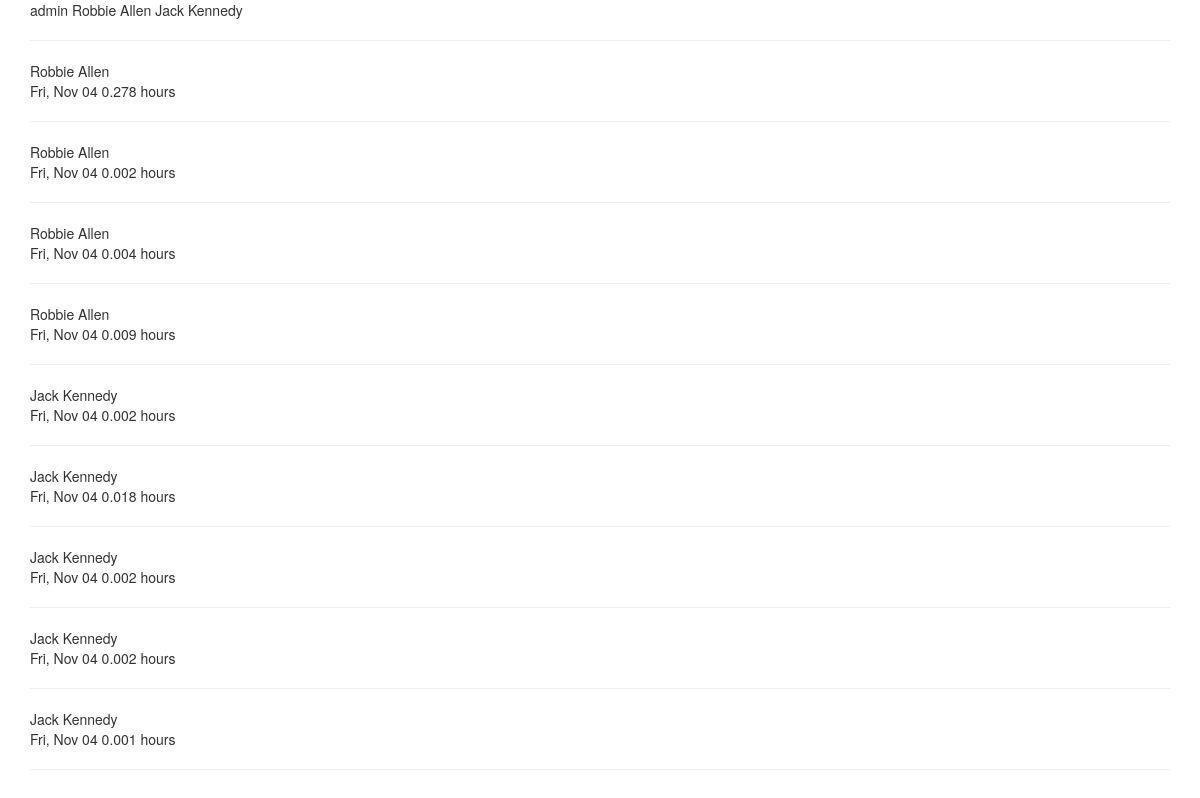
/accounts/profile/ (signed in), run on an earlier commit of the app's database.
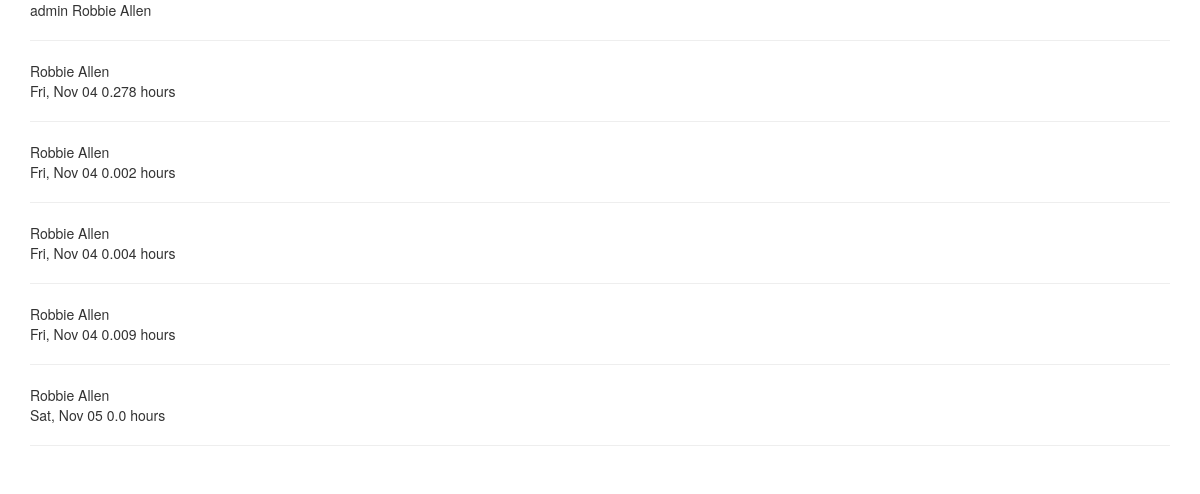
And on a later commit of the database.
### timer/models.py (models this page shows, shortened)
class Profile(models.Model):
    user = models.OneToOneField('auth.User')
    profile_type = models.CharField(max_length=1, choices=PROFILE_TYPE)
    def __str__(self):
        return str(self.user.username)

class Child(models.Model):
    parent = models.ForeignKey(Profile)
    first_name = models.CharField(max_length=40)
    last_name = models.CharField(max_length=40)
    code = models.IntegerField()
    def __str__(self):
        return self.first_name + " " + self.last_name

class Stay(models.Model):
    child = models.ForeignKey(Child)
    in_time = models.DateTimeField(auto_now_add=True)
    out_time = models.DateTimeField(auto_now=True)
    active = models.BooleanField(default=True)
    notes = models.TextField(null=True, blank=True)
    @property
    def time_dif(self):
        return self.out_time - self.in_time
    def day(self):
        return self.in_time.strftime('%a, %b %d')
    def str_dif(self):
        seconds = self.time_dif.total_seconds()
        hours = seconds/3600
        return round(hours, 3)

### timer/views.py (the view)
# urls.py: url(r'^accounts/profile/$', ProfileView.as_view(), name="profile_view"),
class ProfileView(TemplateView):
    template_name = "profile.html"
    model = Profile
    def get_context_data(self):
        context = super().get_context_data()
        active_parent = Profile.objects.get(user=self.request.user)
        kids = Child.objects.filter(parent=active_parent)
        find = []
        for child in kids:
            find.append(child.stay_set.all())
        context['find'] = find
        context['kids'] = kids
        context['active'] = active_parent
        return context

### templates/profile.html
{% extends 'base.html' %}
{% block content %}
{{ active }}
{% for x in kids %}
{{ x }}
{% endfor %}
<hr>
{% for x in find %}
{% for stay in x %}
{{ stay.child }}<br>
{{ stay.day }}
{{ stay.str_dif }} hours<hr>
{% endfor %}
{% endfor %}
{% endblock %}

### templates/base.html (shortened to what this page needs)
{% load staticfiles %}
<!DOCTYPE html>
<html>
  <head>
    <link rel="stylesheet" href="{% static 'css/bootstrap.css' %}" media="screen" title="no title">
     <link rel="stylesheet" type="text/css" href="{% static 'css/base.css' %}" />
  </head>
  <body>
    <div class="container">
      {% block content %}
      {% endblock %}
    </div>
  </body>
</html>

What changed in the data, as far as the page shows it:
removed Child: first_name+last_name "Jack Kennedy"
removed Stay: child "Jack Kennedy", day "Fri, Nov 04", str_dif "0.002"
removed Stay: child "Jack Kennedy", day "Fri, Nov 04", str_dif "0.018"
removed Stay: child "Jack Kennedy", day "Fri, Nov 04", str_dif "0.002"
removed Stay: child "Jack Kennedy", day "Fri, Nov 04", str_dif "0.002"
removed Stay: child "Jack Kennedy", day "Fri, Nov 04", str_dif "0.001"
added Stay: child "Robbie Allen", day "Sat, Nov 05", str_dif "0.0"
